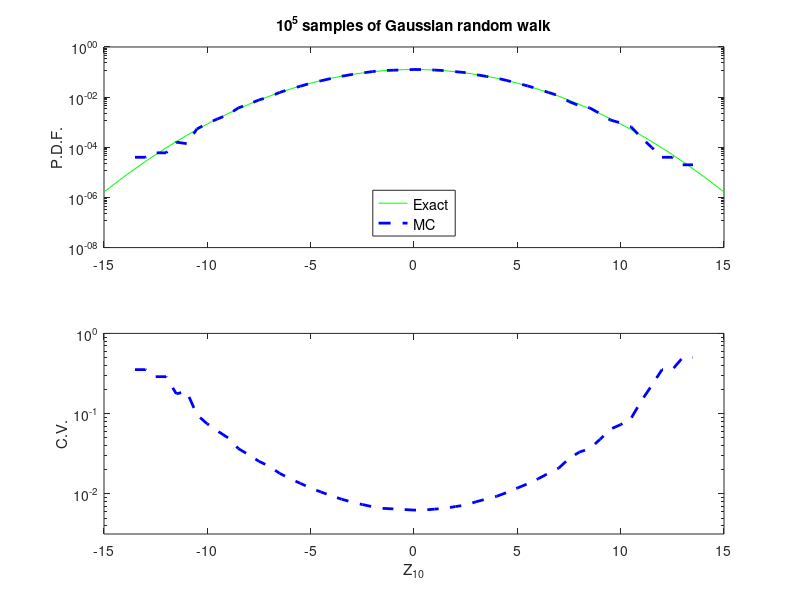

This chart was generated by the following MATLAB code:
function ISGaussian(Perform_IS)
% importance sampling for the Gaussian random walk and compares with exact
% answer by plotting exact pdf with numerically created approximations (by
% scaling histograms appropriately)
% Allows for turning IS on or off. Without IS, code still does MC.
% If Perform_IS==1, IS is performed. Not performed otherwise or if not
% specified.
% Written by Nathan Sanford to accompany Importance_Sampling_Tutorial.pdf

rng(5) % ensures replicability of results (comment out or change number to get different)
% importance sampling on or off
if nargin==0 || Perform_IS ~= 1
    fprintf('Not performing importance sampling \n')
    Perform_IS=0;
else
    fprintf('Performing importance sampling \n')
end

Ovar=1; % variance of gaussian distribution
N=10; % number of gaussians in sum
gaussian=@(x,mu,v) 1/sqrt(2*pi*v).*exp(-(x-mu).^2/(2*v)); 
numSamples=10^5; 
numBins=101;
% locs are bin centers
locs=linspace(-25,25,numBins);
binwidth = locs(2)-locs(1);

if Perform_IS
    IS_target=10; % biasing target(s)
    mu=IS_target/N; % mean shift for biasing distribution
    M=numSamples; 
    % pre-allocate arrays for prob and variance histograms (for each)
    P_IS=zeros(1,length(locs)); 
    var_IS=zeros(1,length(locs));
end

%% direct monte-carlo sims
binmc = zeros(1,numSamples);
% Straight monte-carlo
for i=1:numSamples
    xmc = sqrt(Ovar)*randn(N,1);
    zz = sum(xmc);
    [~,binmc(i)] = min(abs(locs - zz));
end
% compute variance along whole distribution (there are faster ways to do
% this but this code is good for demonstration purposes)
mcP = zeros(1,numBins); mcVar = mcP; 
for j = 1:numBins
    inds = find(binmc == j);
    mcP(j) = length(inds)/numSamples/binwidth;
    mcVar(j) = sum(((binmc==j)-mcP(j)).^2);
end

mcVar = 1/(numSamples*(numSamples-1))*mcVar; % monte carlo variance estimator
mc_cov = sqrt(mcVar)./mcP; % monte carlo coeff of var estimator

%% Using Importance sampling
if Perform_IS
    bin=zeros(M,1);
    binweight=bin;
    for k=1:M % loop over samples
        % draw sample
        x=sqrt(Ovar)*randn(N,1);  % steps     
        xstar=x+mu; % steps with biasing
        z=sum(xstar); % random-walk with biased steps

        % binning
        finder=abs(locs-z);
        [~,bin(k)]=min(finder); 
        % likelihood ratio computation - step by step
        % the products are needed as there are multiple steps in RW
        p=prod(gaussian(xstar,0,Ovar)); % unbiased prob of sample
        pstar=prod(gaussian(xstar,mu,Ovar),1); % biased prob of sample
        like_rat=p/pstar; % likelihood ratio
        binweight(k)=like_rat; % for sum
        P_IS(bin(k))=P_IS(bin(k))+(1/M)*binweight(k);
    end
    P_IS = P_IS./binwidth; % normalization to compare with pdf
    % for variance estimator
    % again, there are faster ways to do this but this 
    % code is good for demonstration purposes
    for k=1:M
        thisbin=bin(k);
        temp=P_IS;
        temp(thisbin)=P_IS(thisbin)-binweight(k);
        var_IS=var_IS+temp.^2;
    end
    
    var_IS=1/(M*(M-1)).*var_IS; 
    cov_IS=sqrt(var_IS)./P_IS; 
end

%% Plotting
if Perform_IS
    xbds=[0 20];
    ybds=[1e-10 1];
else
    xbds=[-15 15];
    ybds=[1/(numSamples*1000) 1];
end
figure(1)
subplot(2,1,1)
semilogy(locs,gaussian(locs,0,N*Ovar),'-g',locs,mcP,'--b','linewidth',2)
legendinfo={'Exact','MC'};
hold on
if Perform_IS
    semilogy(locs,P_IS,':r','linewidth',2)    
    plot(IS_target*ones(100,1),linspace(1e-100,1),'--',...
        'color',0.7*ones(1,3),'linewidth',2)
    legendinfo{3}='ISMC estimate';
    legend(legendinfo,'location','southwest','fontsize',10.5)
else
    legend(legendinfo,'location','south','fontsize',10.5)
end
yticks(10.^(-100:2:0))
title(sprintf('10^{%d} samples of Gaussian random walk',...
    log(numSamples)/log(10)))
ylabel('P.D.F.')
axis([xbds,ybds])
hold off

subplot(2,1,2)
semilogy(locs,mc_cov,'--b','linewidth',2)
hold on
if Perform_IS
    semilogy(locs,cov_IS,':r','linewidth',2)
    plot(IS_target*ones(100,1),linspace(1e-10,1),'--',...
        'color',0.7*ones(1,3),'linewidth',2)
end
axis([xbds, min(10^-2.5,min(mc_cov(mc_cov>0))) 1])
ylabel('C.V.')
xlabel(['Z_{',num2str(N),'}'])
hold off

end
